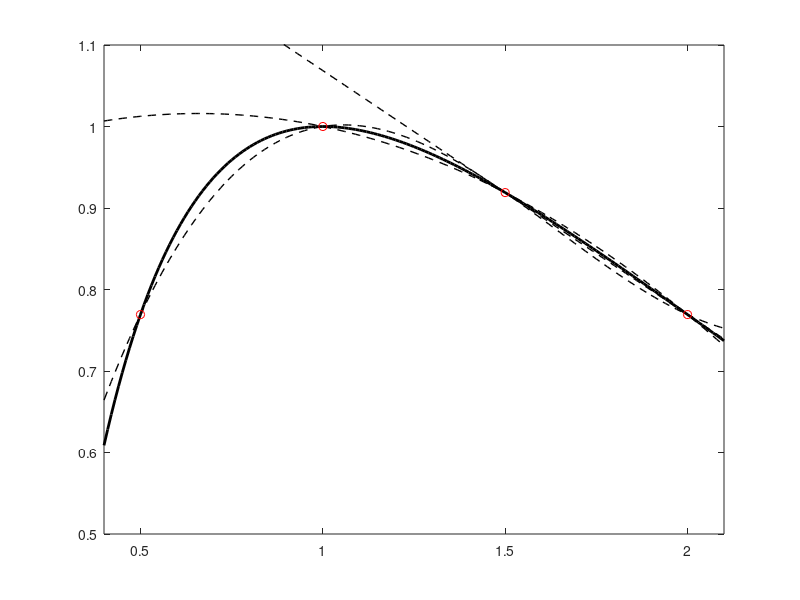

This chart was generated by the following MATLAB code: (Note: this script raises an error after producing the figure.)
f=@(x) cos(log(x));
nodes=[0.5 1 1.5 2];
P{1}=@(x) f(nodes(3)).*(x-nodes(4))/(nodes(3)-nodes(4))+f(nodes(4)).*(x-nodes(3))/(nodes(4)-nodes(3));
P{2}=@(x) f(nodes(2)).*(x-nodes(3)).*(x-nodes(4))/((nodes(2)-nodes(3))*(nodes(2)-nodes(4)))+f(nodes(3)).*(x-nodes(2)).*(x-nodes(4))/((nodes(3)-nodes(2))*(nodes(3)-nodes(4)))+f(nodes(4)).*(x-nodes(2)).*(x-nodes(3))/((nodes(4)-nodes(2))*(nodes(4)-nodes(3)));
P{3}=@(x) f(nodes(1)).*(x-nodes(2)).*(x-nodes(3)).*(x-nodes(4))/((nodes(1)-nodes(2)).*(nodes(1)-nodes(3)).*(nodes(1)-nodes(4)))+f(nodes(2)).*(x-nodes(1)).*(x-nodes(3)).*(x-nodes(4))/((nodes(2)-nodes(1))*(nodes(2)-nodes(3))*(nodes(2)-nodes(4)))+f(nodes(3)).*(x-nodes(1)).*(x-nodes(2)).*(x-nodes(4))/((nodes(3)-nodes(1))*(nodes(3)-nodes(2))*(nodes(3)-nodes(4)))+f(nodes(4)).*(x-nodes(1)).*(x-nodes(2)).*(x-nodes(3))/((nodes(4)-nodes(1))*(nodes(4)-nodes(2))*(nodes(4)-nodes(3)));
x=0.4:0.01:2.1;
a=1.75;
figure(1);
plot(x,f(x),'k','LineWidth',2);
hold on;
for i=1:1:3
    plot(x,P{i}(x),'k--','LineWidth',1);
    fprintf("Approximation at the point %.2f: %.8f and Absolute Error: %.8f\n",a,P{i}(a),abs(f(a)-P{i}(a)));
end
plot(nodes,f(nodes),'ro');
hold off;
axis([0.4 2.1 0.5 1.1]);

%%
x=[-0.10;0.00;0.20;0.30];
fx=[17.3000;2.0000;5.1900;1.0000];
coeffs=dividedDiff(x,fx);
points=[0.1;0.4];
for i=1:1:length(points)
    y=dividedDiff_values(points(i),x,coeffs);
    fprintf("Approximated Values at %.2f: %.5f\n",points(i),y);
end

figure(2);
title('Interpolating polynomial');
xlabel('x');
ylabel('Approximations');
plot(x,fx,'ro');
hold on;
data=linspace(-0.2,0.5,100);
values=zeros(1,100);
for i=1:1:100
    values(i)=dividedDiff_values(data(i),x,coeffs);
end
plot(data,values,'k','LineWidth',2);
hold off;

x2=[-0.10;0.00;0.20;0.30;0.05];
fx2=[17.3000;2.0000;5.1900;1.0000;3.1250];
coeffs2=dividedDiff(x2,fx2);
for i=1:1:length(points)
    y2=dividedDiff_values(points(i),x2,coeffs2);
    fprintf("Approximated Values at %.2f: %.5f\n",points(i),y2);
end

figure(3);
title('Interpolating Polynomials');
xlabel('x');
ylabel('Approximated Values');
plot(x2,fx2,'ro');
hold on;
%data=linspace(-0.2,0.5,100);
values2=zeros(1,100);
for i=1:1:100
    values2(i)=dividedDiff_values(data(i),x2,coeffs2);
end
plot(data,values,'k',data,values2,'b','LineWidth',2);
hold off;

function [coeffs]=dividedDiff(x,fx)
table=zeros(length(x));
table(:,1)=fx;
for j=2:1:length(x)
    for i=j:1:length(x)
        table(i,j)=(table(i,j-1)-table(i-1,j-1))/(x(i)-x(i-j+1));
    end
end
coeffs=diag(table);
end

function [y]=dividedDiff_values(p,x,coeffs)
val=coeffs(1);
for k=2:1:length(coeffs)
    pi_k=1;
    for i=1:1:k-1
        pi_k=pi_k*(p-x(i));
    end
    val=val+coeffs(k)*pi_k;
end
y=val;
end

%%
x=[0;0.25;0.5;1;1.25];
a=[0;23.04;47.37;97.45;123.66];
[n,b,c,d]=cubicspline(x,a)
xx=0.75;
i=3;
time=a(i)+b(i)*(xx-x(i))+c(i)*(xx-x(i)).^2+d(i)*(xx-x(i)).^3;
fprintf("Predicted time: %i:%.2f\n",floor(time/60),mod(time,60));

xx=0;
i=1;
speed=3600/(b(i)+2*c(i)*(xx-x(i))+3*d(i)*(xx-x(i)*(xx-x(i))));
fprintf("Predicted speed: %.4f\n",speed);

xx=x(end);
i=n;
speed=3600/(b(i)+2*c(i)*(xx-x(i))+3*d(i)*(xx-x(i))*(xx-x(i)));
fprintf("Predicted speed: %.4f\n",speed);

function [n,b,c,d]=cubicspline(x,a)
n=length(x)-1;
A=zeros(n+1);
h=x(2:end)-x(1:end-1);
A(2:end-1,2:end-1)=diag(2*(h(1:end-1)+h(2:end)))+diag(h(2:end-1),1)+diag(h(2:end-1),-1);
A(1,1)=1;
A(2,1)=h(1);
A(end-1,end)=h(end);
A(end,end)=1;
B=zeros(n+1,1);
B(2:end-1)=3./h(2:end).*(a(3:end)-a(2:end-1))-3./h(1:end-1).*(a(2:end-1)-a(1:end-2));
c=(A\B)';
d=(c(2:end)-c(1:end-1))./(3*h);
b=(a(2:end)-a(1:end-1))./h-h.*(c(2:end)+2*c(1:end-1))/3;
end
